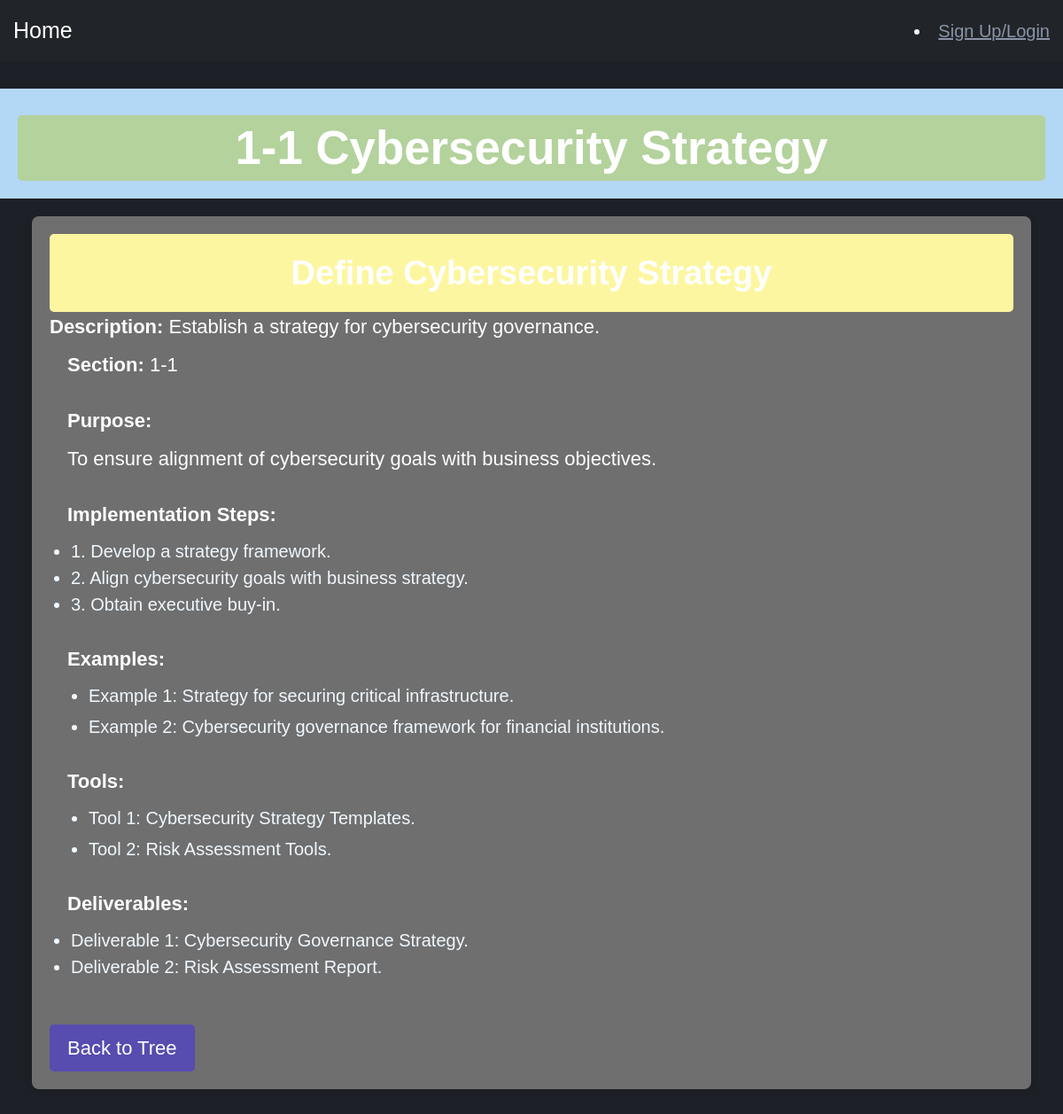
The page /control/1/ on the database its author committed.
### main_app/models.py (models this page shows)
class Control(models.Model):
    subdomain = models.ForeignKey(Subdomain, on_delete=models.CASCADE, related_name='controls')
    name = models.CharField(max_length=255)
    description = models.TextField()
    section = models.CharField(max_length=255, blank=True, null=True)
    purpose = models.TextField(blank=True, null=True)
    implementation_steps = models.TextField(blank=True, null=True)
    examples = models.TextField(blank=True, null=True)
    tools = models.TextField(blank=True, null=True)
    deliverables = models.TextField(blank=True, null=True)

class Subdomain(models.Model):
    domain = models.ForeignKey(Domain, on_delete=models.CASCADE, related_name='subdomains')
    name = models.CharField(max_length=255)

### main_app/views.py (the view)
# urls.py: path('control/<int:pk>/', views.control_detail, name='control_detail'),
def control_detail(request, pk):
    control = get_object_or_404(Control, pk=pk)
    if request.method == "POST":
        control.name = request.POST.get('name', control.name)
        control.description = request.POST.get('description', control.description)
        control.save()
    return render(request, 'main_app/control_detail.html', {'control': control})

### main_app/templates/main_app/control_detail.html (shortened to what this page needs)
{% extends 'main_app/home_page.html' %}
{% load static %}
{% block content %}
<!DOCTYPE html>
<html lang="en">
<head>
</head>
<body>
  {% if control.subdomain %}
    <h1><div class="subdomain-title">{{ control.subdomain.name }}</div> </h1>
  {% endif %}
  <div class="container">
    <h2>{{ control.name }}</h2>
    <p><span class="strong">Description:</span> {{ control.description }}</p>
    {% if control.section %}
      <div class="section-content">
        <p><span class="strong">Section:</span> {{ control.section }}</p>
      </div>
    {% endif %}
    {% if control.purpose %}
      <div class="section-content">
        <p><span class="strong">Purpose:</span></p>
        <p>{{ control.purpose }}</p>
      </div>
    {% endif %}
    {% if control.implementation_steps %}
      <div class="section-content">
        <p><span class="strong">Implementation Steps:</span></p>
        <ul>
          {% for step in control.implementation_steps.splitlines %}
            {% if step|length > 0 %}
              <li>{{ step }}</li>
            {% endif %}
          {% endfor %}
        </ul>
      </div>
    {% endif %}
    {% if control.examples %}
      <div class="section-content">
        <p><span class="strong">Examples:</span></p>
        <ul class="examples-list">
          {% for example in control.examples.splitlines %}
            {% if example|length > 0 %}
              <li>{{ example }}</li>
            {% endif %}
          {% endfor %}
        </ul>
      </div>
    {% endif %}
    {% if control.tools %}
      <div class="section-content">
        <p><span class="strong">Tools:</span></p>
        <ul class="tools-list">
          {% for tool in control.tools.splitlines %}
            {% if tool|length > 0 %}
              <li>{{ tool }}</li>
            {% endif %}
          {% endfor %}
        </ul>
      </div>
    {% endif %}
    {% if control.deliverables %}
      <div class="section-content">
        <p><span class="strong">Deliverables:</span></p>
        <ul>
          {% for deliverable in control.deliverables.splitlines %}
            {% if deliverable|length > 0 %}
              <li>{{ deliverable }}</li>
            {% endif %}
          {% endfor %}
        </ul>
      </div>
    {% endif %}
    <a class="back-button" href="{% url 'main_app:tree' %}">Back to Tree</a>
  </div>
</body>
</html>
{% endblock %}

### main_app/static/cs/style2.css (style rules this page uses)
html { line-height:1.15;-ms-text-size-adjust:100%;-webkit-text-size-adjust:100% }
body { margin:0 }
h1 { font-size:2em;margin:0.67em 0 }
a { background-color:transparent;-webkit-text-decoration-skip:objects }
html { box-sizing:border-box }
*,*:before,*:after { box-sizing:inherit }
body { background:#1D2026;-moz-osx-font-smoothing:grayscale;-webkit-font-smoothing:antialiased }
ul,ol { margin-top:0;margin-bottom:24px;padding-left:24px }
ul { list-style:disc }
html { font-size:20px;line-height:30px }
body { color:#8A94A7;font-size:1rem }
body,button,input,select,textarea { font-family:"IBM Plex Sans", sans-serif }
a { color:#8A94A7;text-decoration:underline }
h1,h2,h3,h4,h5,h6,.h1,.h2,.h3,.h4,.h5,.h6 { clear:both;color:#fff;font-weight:600 }
h1,.h1 { font-size:38px;line-height:48px;letter-spacing:0px }
@media (min-width: 641px) { h1,.h1 { font-size:44px;line-height:54px;letter-spacing:0px } }
h2,.h2 { font-size:32px;line-height:42px;letter-spacing:0px }
@media (min-width: 641px) { h2,.h2 { font-size:38px;line-height:48px;letter-spacing:0px } }
h1,h2,.h1,.h2 { margin-top:48px;margin-bottom:16px }
p { margin-top:0;margin-bottom:24px }
.container,.container-sm { width:100%;margin:0 auto;padding-left:16px;padding-right:16px }
@media (min-width: 481px) { .container,.container-sm { padding-left:24px;padding-right:24px } }
.container { max-width:1128px }

### main_app/templates/main_app/control_detail.html (style rules this page uses)
:root { --border: #ddd; --border-hover: rgb(71, 71, 71); --bg-hover: rgba(0, 0, 0, .1); --text: rgba(102, 102, 102, 1); --text-hover: #000; --first: #b3d8f5; --second: #b3d29c; --third: #fdf6a1; }
h1 { background-color: var(--first); color: white; padding: 20px; text-align: center; margin: 0; }
h2 { color: white; padding: 20px; text-align: center; margin: 0; background-color: var(--third); border-radius: 5px; }
.subdomain-title { background-color: var(--second); color: white; padding: 10px; font-size: 1.2em; border-radius: 5px; margin-top: 10px; }
.container { max-width: auto; margin: 20px auto; padding: 20px; background-color: rgb(111, 111, 111); border-radius: 8px; box-shadow: 0 0 10px rgba(0, 0, 0, 0.1); }
p { font-size: 1.1em; margin-bottom: 10px; color: #ffffff; }
.strong { font-weight: bold; color: #ffffff; }
li { color: aliceblue; }
.back-button { display: inline-block; margin-top: 20px; padding: 10px 20px; background-color: #574caf; color: white; text-decoration: none; border-radius: 5px; font-size: 1.1em; }
.section-content { margin-bottom: 30px; }
.section-content p { margin-left: 20px; }
.tools-list, .examples-list { margin-left: 20px; }
.tools-list li, .examples-list li { list-style-type: disc; margin-bottom: 5px; }

### rows shown on the page
Control: subdomain.name "1-1 Cybersecurity Strategy", description "Establish a strategy for cybersecurity governance.", section "1-1", purpose "To ensure alignment of cybersecurity goals with business objectives."

### other values the page prints
{{ step }} "1. Develop a strategy framework." "2. Align cybersecurity goals with business strategy." "3. Obtain executive buy-in."
{{ example }} "Example 1: Strategy for securing critical infrastructure." "Example 2: Cybersecurity governance framework for financial institutions."
{{ tool }} "Tool 1: Cybersecurity Strategy Templates." "Tool 2: Risk Assessment Tools."
{{ deliverable }} "Deliverable 1: Cybersecurity Governance Strategy." "Deliverable 2: Risk Assessment Report."
